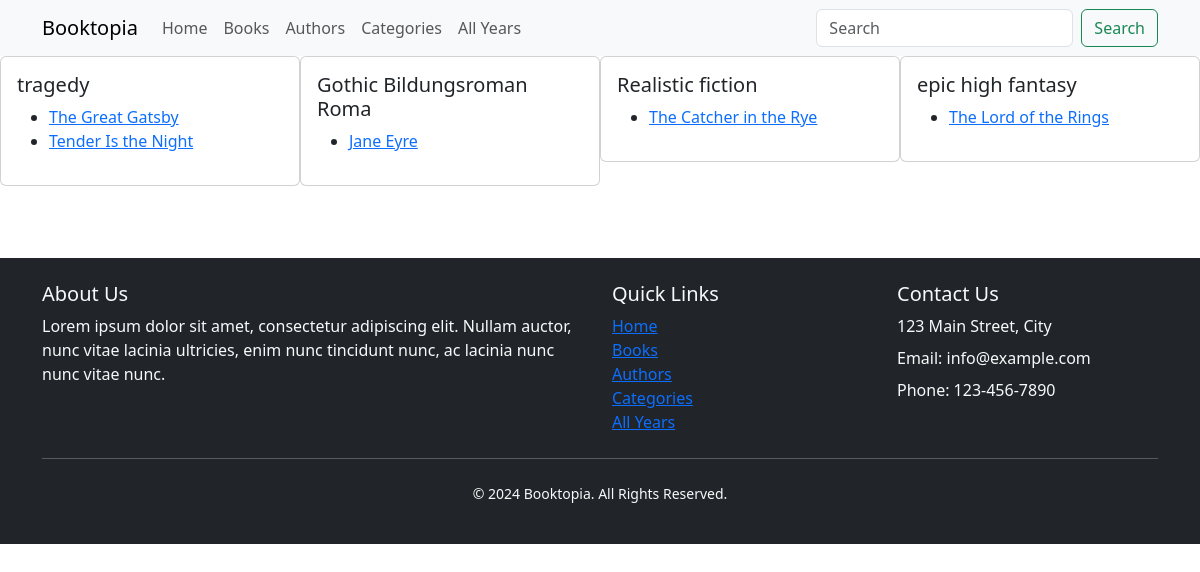
Screenshot of /books/categories/ with the database file from the repository.
### templates/models.py (models this page shows, shortened)
class Book(models.Model):
    id = models.AutoField(primary_key=True)
    year = models.IntegerField()
    author = models.ForeignKey(Author, on_delete=models.CASCADE)
    price = models.IntegerField()
    title = models.CharField(max_length=25)
    synopsis = models.TextField(max_length=250)
    category = models.CharField(max_length=25, default="general")
    cover = models.ImageField(upload_to='book_covers/', null=True, blank=True)
    is_featured = models.BooleanField(default=False)
    updated_at = models.DateTimeField(auto_now=True)

### templates/views.py (the view)
# urls.py: path('books/categories/', views.view_all_categories, name='all_categories'),
def view_all_categories(request):
    all_categories = Book.objects.values('category').distinct()
    books_by_category = []
    for category in all_categories:
        books = Book.objects.filter(category=category['category'])
        books_by_category.append(
            {'category': category['category'], 'books': books})
    return render(request, 'all_categories.html', {'categories': all_categories, 'books_by_category': books_by_category})

### templates/templates/all_categories.html (shortened to what this page needs)
{% extends 'base.html' %}
{% block content %}
<div class="card-group">
    {% for category in categories %}
    <div class="col-lg-3 col-md-6 mb-4">
        <div class="card w-18">
            <div class="card-body">
                <h5 class="card-title">{{ category.category }}</h5>
                <ul>
                    {% for book_dict in books_by_category %}
                    {% if book_dict.category == category.category %}
                    {% for book in book_dict.books %}
                    <li><a href="{% url 'single_book' book.id %}">{{ book.title }}</a></li>
                    {% endfor %}
                    {% endif %}
                    {% endfor %}
                </ul>
            </div>
        </div>
    </div>
    {% endfor %}
</div>
{% endblock %}

### rows the page displays
Book: title "The Great Gatsby"
Book: title "Tender Is the Night"
Book: title "Jane Eyre"
Book: title "The Catcher in the Rye"
Book: title "The Lord of the Rings"

### other values shown
{{ category.category }} "tragedy" "Gothic Bildungsroman Roma" "Realistic fiction" "epic high fantasy"
